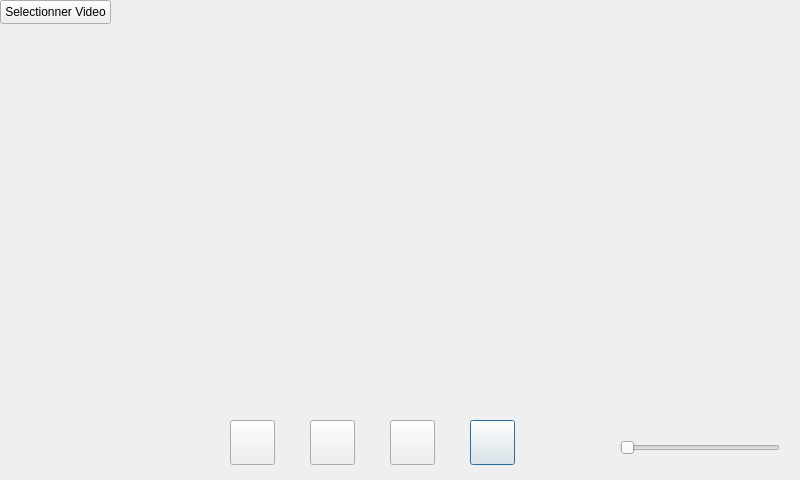
<?xml version="1.0" encoding="UTF-8"?>
<ui version="4.0">
 <class>InterfaceVideo</class>
 <widget class="QDialog" name="InterfaceVideo">
  <property name="geometry">
   <rect>
    <x>0</x>
    <y>0</y>
    <width>800</width>
    <height>480</height>
   </rect>
  </property>
  <property name="windowTitle">
   <string>Dialog</string>
  </property>
  <widget class="QPushButton" name="pushButton_Apres10">
   <property name="geometry">
    <rect>
     <x>470</x>
     <y>420</y>
     <width>45</width>
     <height>45</height>
    </rect>
   </property>
   <property name="text">
    <string/>
   </property>
  </widget>
  <widget class="QPushButton" name="pushButton_Play">
   <property name="geometry">
    <rect>
     <x>310</x>
     <y>420</y>
     <width>45</width>
     <height>45</height>
    </rect>
   </property>
   <property name="text">
    <string/>
   </property>
  </widget>
  <widget class="QPushButton" name="pushButton_Pause">
   <property name="geometry">
    <rect>
     <x>390</x>
     <y>420</y>
     <width>45</width>
     <height>45</height>
    </rect>
   </property>
   <property name="text">
    <string/>
   </property>
  </widget>
  <widget class="QPushButton" name="pushButton_Avant10">
   <property name="geometry">
    <rect>
     <x>230</x>
     <y>420</y>
     <width>45</width>
     <height>45</height>
    </rect>
   </property>
   <property name="text">
    <string/>
   </property>
  </widget>
  <widget class="QPushButton" name="pushButton_SelectVideo">
   <property name="geometry">
    <rect>
     <x>0</x>
     <y>0</y>
     <width>111</width>
     <height>24</height>
    </rect>
   </property>
   <property name="text">
    <string>Selectionner Video</string>
   </property>
  </widget>
  <widget class="QWidget" name="verticalLayoutWidget">
   <property name="geometry">
    <rect>
     <x>10</x>
     <y>30</y>
     <width>781</width>
     <height>351</height>
    </rect>
   </property>
   <layout class="QVBoxLayout" name="verticalLayout"/>
  </widget>
  <widget class="QSlider" name="horizontalSlider_sonVideo">
   <property name="geometry">
    <rect>
     <x>620</x>
     <y>440</y>
     <width>160</width>
     <height>16</height>
    </rect>
   </property>
   <property name="orientation">
    <enum>Qt::Horizontal</enum>
   </property>
  </widget>
 </widget>
 <resources/>
 <connections/>
</ui>
